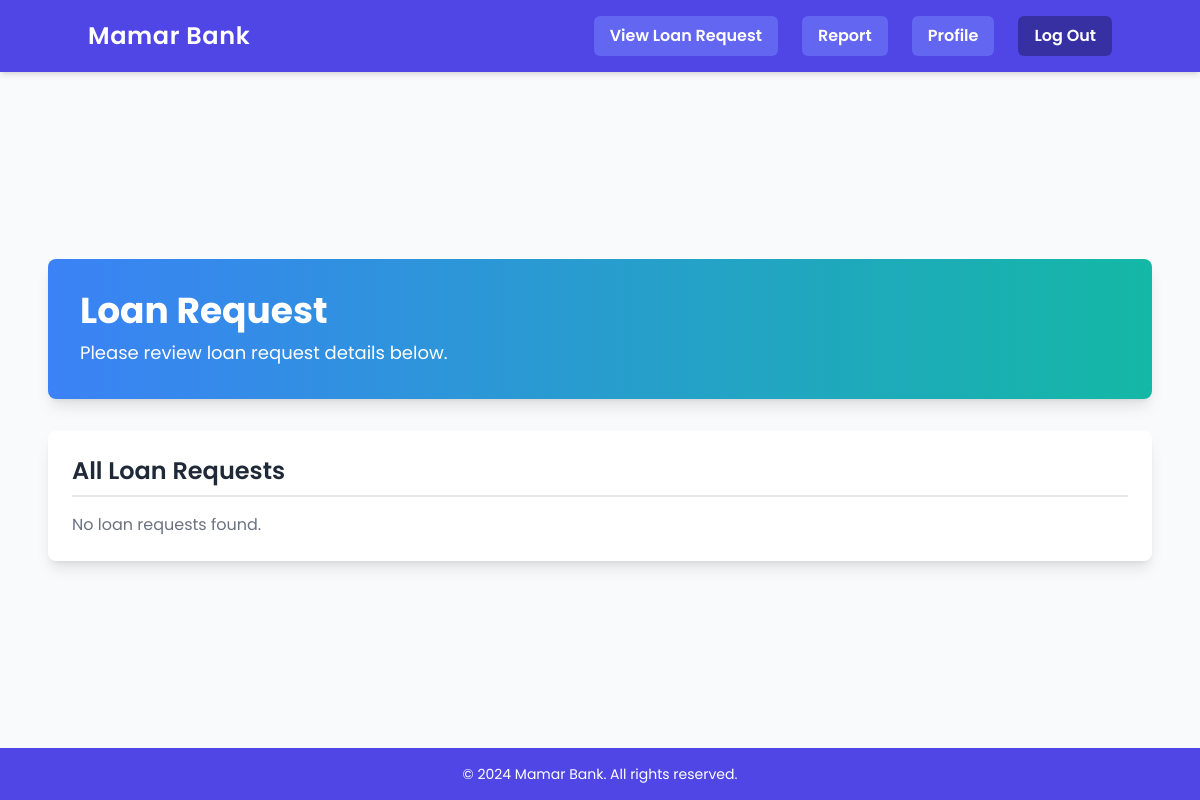
Before: /loan/request/ (signed in) with the older database file.
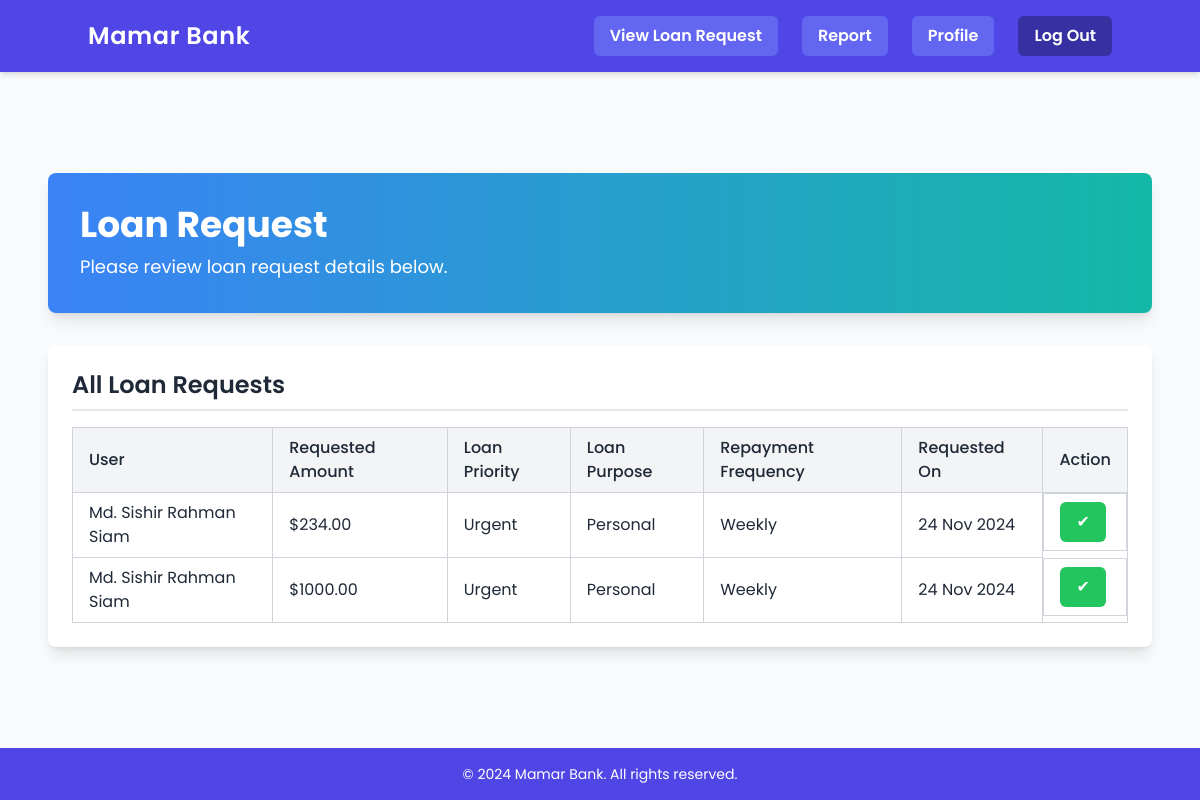
After: the same page with the newer database file.
### Transactions/models.py (models this page shows, shortened)
class Transaction(models.Model):
    user = models.ForeignKey(User, on_delete=models.CASCADE, related_name='transactions')
    transaction_type = models.CharField(max_length=50)
    amount = models.DecimalField(max_digits=12, decimal_places=2)
    description = models.TextField(blank=True, null=True)
    status = models.BooleanField(default=0) # 0: pending, 1: completed
    after_transaction_balance = models.DecimalField(max_digits=20, decimal_places=2, null=True, blank=True)
    created_at = models.DateTimeField(auto_now_add=True, null=1)
    updated_at = models.DateTimeField(auto_now=True, null=1)
    transaction_id = models.CharField(
        max_length=15,
        default=generate_transaction_id,
        editable=False
    )

class Loan(Transaction):
    purpose = models.CharField(max_length=50)
    priority = models.CharField(max_length=50)
    repayment_frequency = models.CharField(max_length=50)
    approve_admin = models.ForeignKey(User, on_delete=models.CASCADE, related_name='approved_admin', null=1)

class Transaction(models.Model):
    user = models.ForeignKey(User, on_delete=models.CASCADE, related_name='transactions')
    transaction_type = models.CharField(max_length=50)
    amount = models.DecimalField(max_digits=12, decimal_places=2)
    description = models.TextField(blank=True, null=True)
    status = models.BooleanField(default=0) # 0: pending, 1: completed
    after_transaction_balance = models.DecimalField(max_digits=20, decimal_places=2, null=True, blank=True)
    created_at = models.DateTimeField(auto_now_add=True, null=1)
    updated_at = models.DateTimeField(auto_now=True, null=1)
    transaction_id = models.CharField(
        max_length=15,
        default=generate_transaction_id,
        editable=False
    )

### Transactions/views.py (the view)
# urls.py: path('loan/request/', views.loan_request, name='loan_request'),
def loan_request(request):
    if not request.user.is_superuser:
        return redirect('home')
    loan_request = Loan.objects.filter(transaction_type='Loan', status=False)
    context = {
        'loan_request': loan_request,
    }
    return render(request, 'loan_request.html', context)

### Transactions/templates/loan_request.html (shortened to what this page needs)
{% extends 'base.html' %}
{% block content %}
    <div class="container mx-auto p-6 max-w-6xl">
        <div class="bg-gradient-to-r from-blue-500 to-teal-500 text-white shadow-lg rounded-lg p-8 mb-8">
            <h1 class="text-4xl font-bold">Loan Request</h1>
            <p class="text-lg mt-2">Please review loan request details below.</p>
        </div>
    <div class="bg-white shadow-lg rounded-lg p-6">
        <h2 class="text-2xl font-semibold text-gray-800 mb-4 border-b-2 pb-2">All Loan Requests</h2>
        {% if loan_request %}
            <div class="overflow-x-auto">
                <table class="min-w-full border-collapse border border-gray-300 text-left text-gray-800">
                    <thead class="bg-gray-100">
                        <tr>
                            <th class="border border-gray-300 px-4 py-2 font-medium">User</th>
                            <th class="border border-gray-300 px-4 py-2 font-medium">Requested Amount</th>
                            <th class="border border-gray-300 px-4 py-2 font-medium">Loan Priority</th>
                            <th class="border border-gray-300 px-4 py-2 font-medium">Loan Purpose</th>
                            <th class="border border-gray-300 px-4 py-2 font-medium">Repayment Frequency</th>
                            <th class="border border-gray-300 px-4 py-2 font-medium">Requested On</th>
                            <th class="border border-gray-300 px-4 py-2 font-medium">Action</th>
                        </tr>
                    </thead>
                    <tbody>
                        {% for loan in loan_request %}
                            <tr class="hover:bg-gray-50">
                                <td class="border border-gray-300 px-4 py-2">{{ loan.user.first_name }} {{ loan.user.last_name }}</td>
                                <td class="border border-gray-300 px-4 py-2">${{ loan.amount }}</td>
                                <td class="border border-gray-300 px-4 py-2">{{ loan.priority }}</td>
                                <td class="border border-gray-300 px-4 py-2">{{ loan.purpose }}</td>
                                <td class="border border-gray-300 px-4 py-2">{{ loan.repayment_frequency }}</td>
                                <td class="border border-gray-300 px-4 py-2">{{ loan.created_at|date:"d M Y" }}</td>
                                <td class="flex border border-gray-300 px-4 py-2">
                                    <form action="{% url 'approve_loan' loan.id %}" method="POST" class="inline-block">
                                        <button type="submit" class="bg-green-500 text-white px-4 py-2 rounded-md hover:bg-green-600">✔</button>
                                    </form>
                                </td>
                            </tr>
                        {% endfor %}
                    </tbody>
                </table>
            </div>
        {% else %}
            <p class="text-gray-500 mt-4">No loan requests found.</p>
        {% endif %}
    </div>
    </div>
{% endblock %}

### Core/templates/base.html (shortened to what this page needs)
<!DOCTYPE html>
<html lang="en">
<head>
    <script src="https://cdn.tailwindcss.com"></script>
</head>
<body class="bg-gray-50 text-gray-700 min-h-screen flex flex-col">
    {% include 'navbar.html' %}
    <main class="flex-grow p-6 mx-auto w-full min-h-auto flex items-center justify-center">
        {% block content %}{% endblock %}
    </main>
    <footer class="bg-indigo-600 text-white text-center p-4">
        <p class="text-sm">&copy; 2024 Mamar Bank. All rights reserved.</p>
    </footer>
</body>
</html>

### Core/templates/navbar.html (shortened to what this page needs)
{% block navbar %}
<header class="bg-indigo-600 text-white p-4 shadow-md">
    <div class="container mx-auto flex justify-between items-center">
        <a href="{% url 'home' %}" class="text-2xl font-semibold tracking-wide">
            Mamar Bank
        </a>
        <nav
            id="menu"
            class="hidden lg:flex flex-col lg:flex-row lg:space-x-6 lg:items-center lg:bg-transparent bg-indigo-700 lg:rounded-none rounded-lg lg:shadow-none shadow-lg lg:p-0 p-4">
            {% if user.is_authenticated %}
                {% if user.is_staff and user.is_superuser %}
                    <a href="{% url 'loan_request' %}" class="text-white font-semibold px-4 py-2 rounded-md bg-indigo-500 hover:bg-indigo-400 hover:shadow-md transition">
                        View Loan Request
                    </a>
                {% endif %}
                <a href="{% url 'report' %}" class="text-white font-semibold px-4 py-2 rounded-md bg-indigo-500 hover:bg-indigo-400 hover:shadow-md transition">
                    Report
                </a>
                <a href="{% url 'profile' %}" class="text-white font-semibold px-4 py-2 rounded-md bg-indigo-500 hover:bg-indigo-400 hover:shadow-md transition">
                    Profile
                </a>
                <a href="{% url 'logout' %}" class="text-white font-semibold px-4 py-2 rounded-md bg-indigo-800 hover:bg-indigo-400 hover:shadow-md transition">
                    Log Out
                </a>
            {% endif %}
        </nav>
    </div>
</header>
{% endblock %}

### Core/templates/base.html (style rules this page uses)
body { font-family: 'Poppins', sans-serif; }

Changed rows visible on the page:
added Loan: user.first_name "Md. Sishir Rahman", user.last_name "Siam", amount "234.00", priority "Urgent", purpose "Personal", repayment_frequency "Weekly", created_at "24 Nov 2024"
added Loan: user.first_name "Md. Sishir Rahman", user.last_name "Siam", amount "1000.00", priority "Urgent", purpose "Personal", repayment_frequency "Weekly", created_at "24 Nov 2024"
Other visible differences:
text no longer shown: "No loan requests found."
text now shown: "User Requested Amount Loan Priority Loan Purpose Repayment Frequency Requested On Action"
